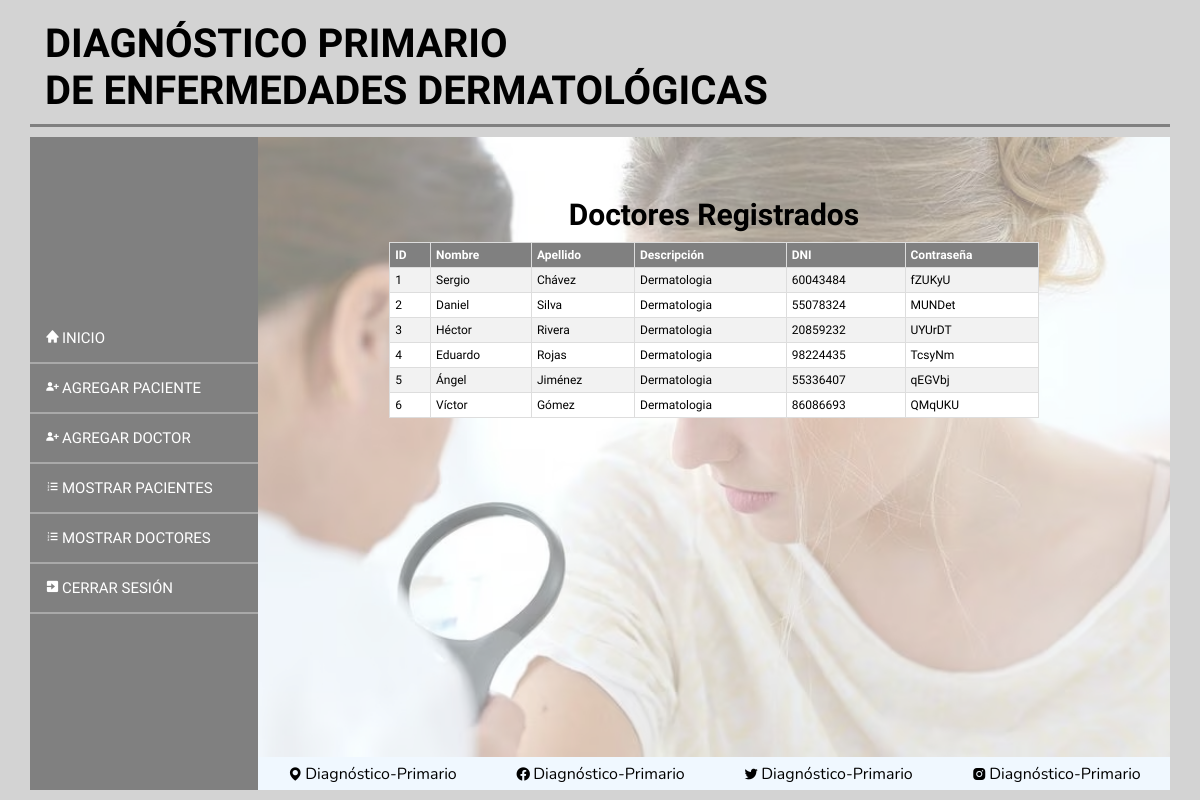
Screenshot of /show_doctors with the database file from the repository.
### tables this page shows
CREATE TABLE "Doctors" (
	"id"	INTEGER NOT NULL,
	"name"	TEXT NOT NULL,
	"lastName"	TEXT NOT NULL,
	"description"	TEXT NOT NULL,
	"document"	TEXT NOT NULL,
	"password"	TEXT NOT NULL,
	PRIMARY KEY("id" AUTOINCREMENT)
);

### app.py (the view)
@app.route("/show_doctors")
def show_doctors():
    conn = sqlite3.connect(database_path)
    cursor = conn.cursor()
    cursor.execute("SELECT * FROM Doctors")
    resultados = cursor.fetchall()
    cursor.close()
    conn.close()
    return render_template("show_doctors.html", doctores=resultados)

### templates/show_doctors.html
{% extends "interface_staff.html" %} {% block content %}
<div>
  <div class="overlay_2">
    <h1>Doctores Registrados</h1>
    <table>
        <tr>
            <th>ID</th>
            <th>Nombre</th>
            <th>Apellido</th>
            <th>Descripción</th>
            <th>DNI</th>
            <th>Contraseña</th>
        </tr>
        {% for doctor in doctores %}
        <tr>
            <td>{{ doctor[0] }}</td>
            <td>{{ doctor[1] }}</td>
            <td>{{ doctor[2] }}</td>
            <td>{{ doctor[3] }}</td>
            <td>{{ doctor[4] }}</td>
            <td>{{ doctor[5] }}</td>
        </tr>
        {% endfor %}
    </table>
  </div>
</div>
{% endblock %}

### static/css/style.css (style rules this page uses)
* { margin: 0; padding: 0; box-sizing: border-box; }
body { padding: 10px 30px; background-color: lightgray; height: 100vh; display: flex; flex-direction: column; }
.overlay_2 { position: absolute; top: 0; left: 0; width: 100%; height: 100%; background-color: rgba(255, 255, 255, 0.5); padding: 50px; display: flex; flex-direction: column; align-items: center; }
.overlay h1, .overlay_2 h1 { margin: 10px 0; text-align: center; font-size: 30px; font-family: "Questrial", sans-serif; justify-content: center; }
table { font-family: "Questrial", sans-serif; font-size: 12px; border-collapse: collapse; width: 80%; }
th, td { border: 1px solid #ddd; padding: 5px; text-align: left; }
tr:nth-child(even) { background-color: #f2f2f2; }
tr:nth-child(odd) { background-color: #fff; }
th { background-color: gray; color: #fff; }

### rows the page displays
Doctors: id "1", name "Sergio", lastName "Chávez", description "Dermatologia", document "60043484", password "fZUKyU"
Doctors: id "2", name "Daniel", lastName "Silva", description "Dermatologia", document "55078324", password "MUNDet"
Doctors: id "3", name "Héctor", lastName "Rivera", description "Dermatologia", document "20859232", password "UYUrDT"
Doctors: id "4", name "Eduardo", lastName "Rojas", description "Dermatologia", document "98224435", password "TcsyNm"
Doctors: id "5", name "Ángel", lastName "Jiménez", description "Dermatologia", document "55336407", password "qEGVbj"
Doctors: id "6", name "Víctor", lastName "Gómez", description "Dermatologia", document "86086693", password "QMqUKU"
